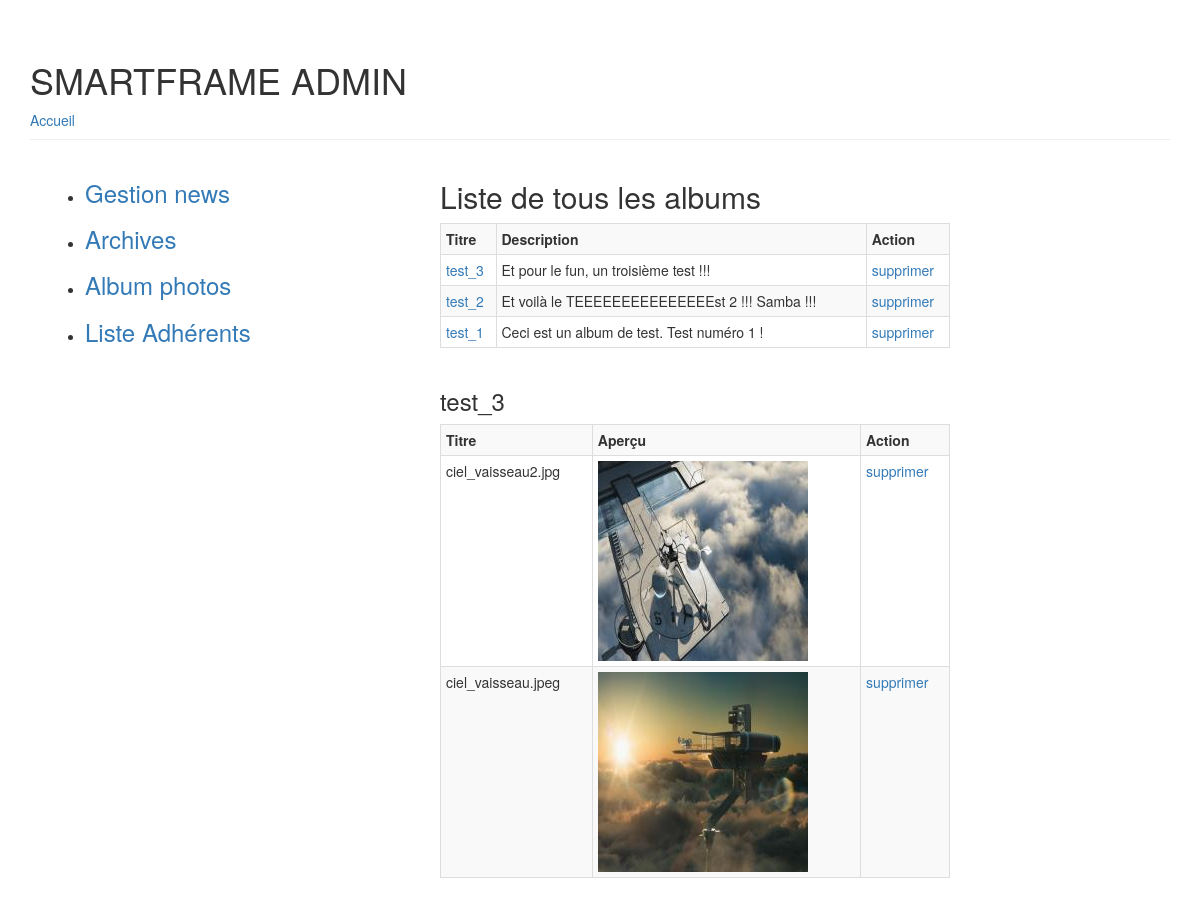
/admin/gestion_album.php?numero=4 (signed in, upper part), run on an earlier commit of the app's database.
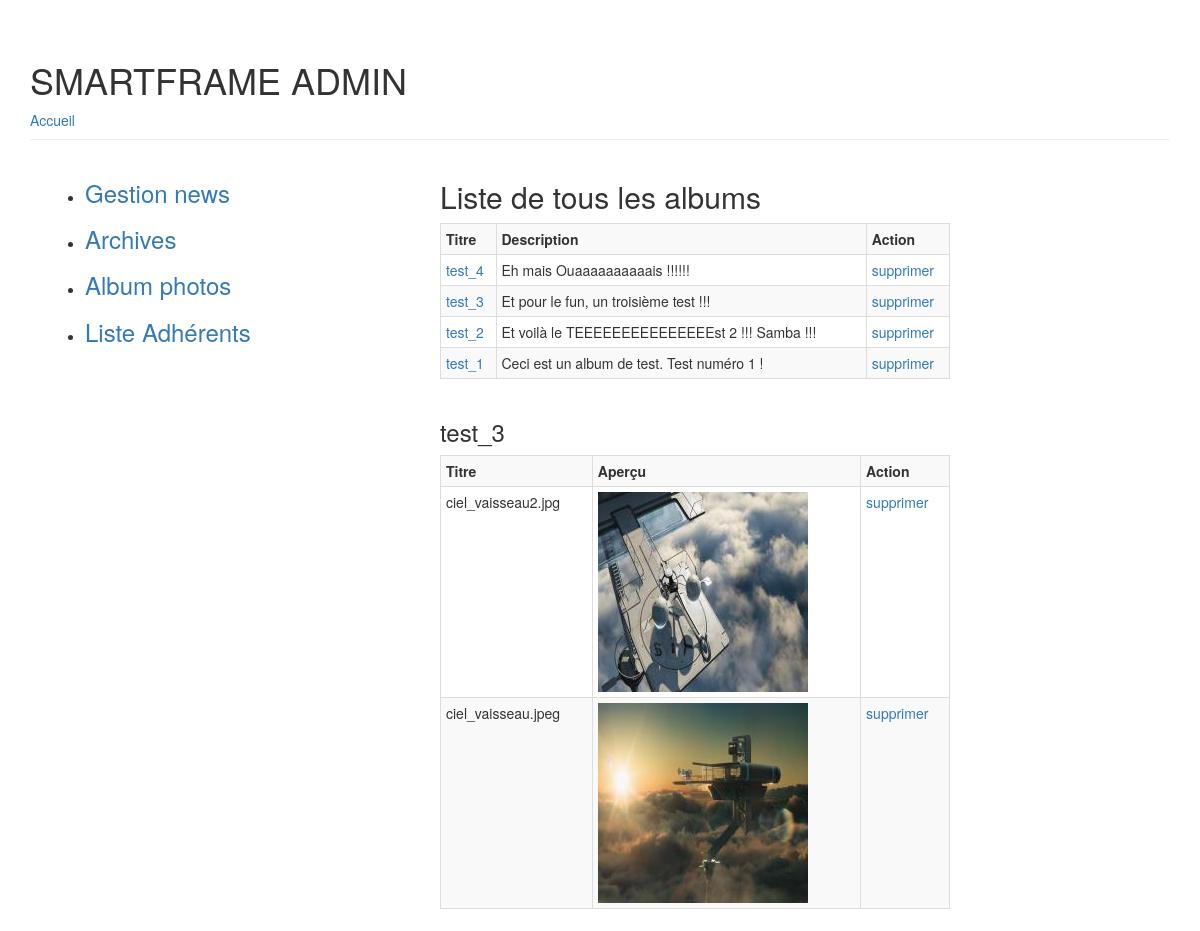
And on a later commit of the database.
### tables this page shows
CREATE TABLE `albums` (
  `id` int(11) NOT NULL,
  `titre` varchar(255) NOT NULL,
  `description` text NOT NULL
);

CREATE TABLE `photos` (
  `id` int(11) NOT NULL,
  `id_album` int(11) NOT NULL,
  `titre` varchar(255) NOT NULL
);

### lib/ManagerAlbums.class.php (called while the page is built, shortened)
<?php
class ManagerAlbums
{
	protected $bdd;
	public function __construct($bdd)
	{
		$this->bdd = $bdd;
	}
	public function get($id)
	{
		$req = $this->bdd->prepare("SELECT id,titre,description
									FROM albums WHERE id = :id");
		$req->execute(array('id' => (int) $id));
		$donnees = $req->fetch();
		return new Album($donnees);
	}
	public function getList()
	{
		$albums = array();
		$req = $this->bdd->query("SELECT id,titre,description
									FROM albums ORDER BY titre DESC");
		while($donnees = $req->fetch())
		{
			$albums[] = new Album($donnees);
		}
		return $albums;
	}
}

### lib/Album.class.php (called while the page is built, shortened)
<?php
class Album
{
	protected $id;
	protected $titre;
	protected $description;
	public function hydrate(array $donnees)
	{
		foreach($donnees as $key => $value)
		{
			$method = "set".ucfirst($key);
		}
	}
	public function id(){ return $this->id ;}
	public function titre(){ return $this->titre ;}
	public function description(){ return $this->description ;}
	public function setId($id)
	{
		$id = (int) $id;
		$this->id = $id;
	}
	public function setTitre($titre)
	{
		if(is_string($titre))
		{
			$this->titre = $titre;
		}
	}
	public function setDescription($description)
	{
		if (is_string($description))
		{
			$this->description = $description;
		}
	}
}

### lib/ManagerPhotos.class.php (called while the page is built, shortened)
<?php
class ManagerPhotos
{
	protected $bdd;
	public function __construct($bdd)
	{
		$this->bdd = $bdd;
	}
	public function getListByAlbum($id_album)
	{
		$photos = array();
		$req = $this->bdd->prepare("SELECT id,titre
									FROM photos
									WHERE id_album = :id_album
									ORDER BY titre DESC");
		$req->execute(array('id_album' => (int) $id_album));
		while($donnees = $req->fetch())
		{
			$photos[] = new Photo($donnees);
		}
		return $photos;
	}
}

### lib/Photo.class.php (called while the page is built, shortened)
<?php
class Photo
{
	protected $id;
	protected $titre;
	public function hydrate(array $donnees)
	{
		foreach($donnees as $key => $value)
		{
			$method = "set".ucfirst($key);
		}
	}
	public function id(){ return $this->id ;}
	public function titre(){ return $this->titre ;}
	public function setId($id)
	{
		$id = (int) $id;
		$this->id = $id;
	}
	public function setTitre($titre)
	{
		if(is_string($titre))
		{
			$this->titre = $titre;
		}
	}
}

### admin/gestion_album.php (the view, shortened to what the changed rows need)
<?php
try
{
	$bdd = new PDO('mysql:host=localhost;dbname=smartfulframework','root','',array(PDO::MYSQL_ATTR_INIT_COMMAND => 'SET NAMES \'UTF8\''));
}
catch(Exception $e)
{
	die("Erreur : ".$e->getMessage());
}
$manager_albums = new ManagerAlbums($bdd);
$manager_photos = new ManagerPhotos($bdd);
?>
<!DOCTYPE html>
<html>
    <head>
			<link rel="stylesheet" href="https://maxcdn.bootstrapcdn.com/bootstrap/3.3.7/css/bootstrap.min.css"/>
			<link rel="stylesheet" href="../css/style.css"type="text/css" />
    </head>
    <body>
			<div class="container">
				<header class="page-header">
					<h1>SMARTFRAME ADMIN</h1>
				</header>
				<?php
				if(isset($_SESSION['id_admin']))
				{
				?>
					<div class="col-md-6">
						<section class="col-md-12">
							<h2>Liste de tous les albums</h2>
							<p>
									<table class="table table-bordered table-striped table-condensed">
									<tr>
										<th>Titre</th>
										<th>Description</th>
										<th>Action</th>
									</tr>
									<?php
									$albums = $manager_albums->getList();
									if (isset($albums))
									{
										foreach($albums as $ticket)
										{
										?>
											<tr>
												<td><a href="?numero=<?php echo $ticket->id();?>" title="liste des photos"><?php echo $ticket->titre();  ?></a></td>
												<td><?php echo $ticket->description();  ?></td>
												<td><a id="click_secure" href="?supprimer_album=<?php echo $ticket->id(); ?>">supprimer</a></td>
											</tr>
										<?php
										}
									}
									?>
									</table>
							</p>
						</section>
						<?php
						if(isset($_GET['numero']))
						{
							$id_album_liste = (int) $_GET['numero'];
							$album_liste = $manager_albums->get($id_album_liste);
							$photos = $manager_photos->getListByAlbum($id_album_liste);
							?>
							<section class="col-md-12">
							<p>
								<h3><?php echo $album_liste->titre(); ?></h3>
								<table class="table table-bordered table-striped table-condensed">
								<tr>
									<th>Titre</th>
									<th>Aperçu</th>
									<th>Action</th>
								</tr>
								<?php
								if (isset($photos))
								{
									foreach($photos as $picture)
									{
										$chemin_miniature = '../albums/'.$album_liste->titre().'/mini_'.$picture->titre();
									?>
										<tr>
											<td><?php echo $picture->titre();  ?></td>
											<td><img src="<?php echo $chemin_miniature;?>" title="<?php echo $picture->titre();?>" alt="<?php echo $picture->titre();?>"/> </td>
											<td><a id="click_secure" href="?supprimer_photo=<?php echo $picture->id(); ?>">supprimer</a></td>
										</tr>
									<?php
									}
								}
								?>
								</table>
							</p>
							</section>
						<?php
						}
						?>
					</div>
				<?php
				}
				else
				{
					echo "Il y a eu un problème lors de votre connexion à l'espace administrateur ! <br/>
						Veuillez revenir dans l'espace utilisateur : <a href=\"../index.php\">Acceuil</a>";
				}
				?>
		</div>
	</body>
</html>

What changed in the data, as far as the page shows it:
added albums: titre "test_4", description "Eh mais Ouaaaaaaaaaais !!!!!!"
